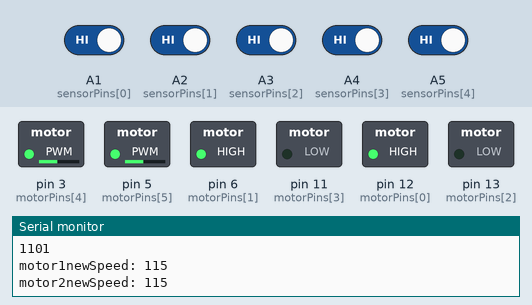
Simulated run of this sketch. Board: Arduino Uno, built with avr-gcc and run on an emulated ATmega328P. Shown: switched loads named in the sketch (green lamp = pin HIGH), the last lines printed to the serial monitor. The test bench sets the inputs (shaded band); at power-on: A1 (sensorPins[0]), A2 (sensorPins[1]), A3 (sensorPins[2]), A4 (sensorPins[3]), A5 (sensorPins[4]) HIGH.

Above: at 1.2 s.
1.3 s: A1 (sensorPins[0]) driven LOW
4.0 s: A1 (sensorPins[0]) driven HIGH
At 5.6 s:
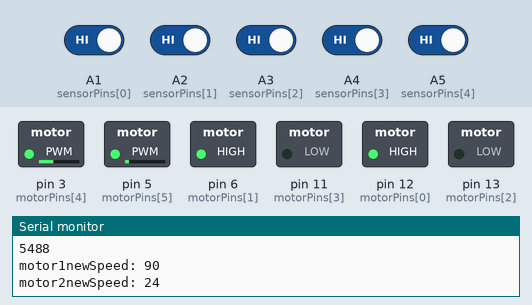
5.9 s: A3 (sensorPins[2]) driven LOW
At 6.3 s:
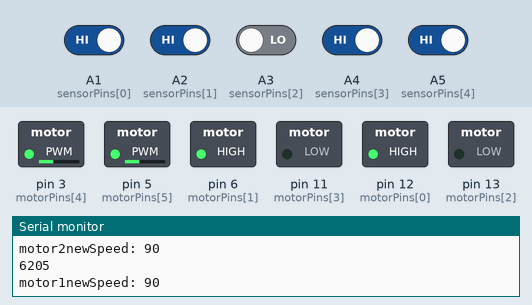
7.4 s: A2 (sensorPins[1]) driven LOW
At 8.0 s:
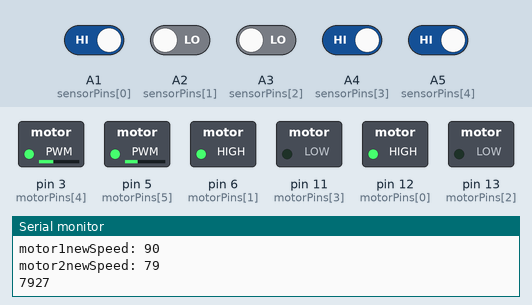
8.9 s: A1 (sensorPins[0]) driven LOW
At 10.1 s:
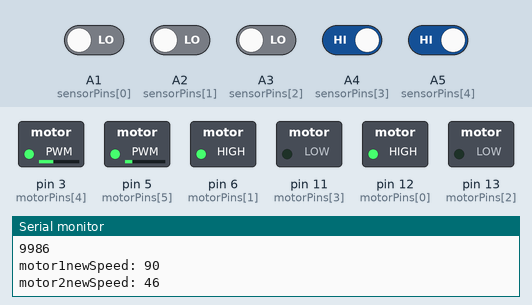
10.4 s: A4 (sensorPins[3]) driven LOW
Timing chart, 0 to 16.2 s (numbered marks = the images above; inputs shaded):
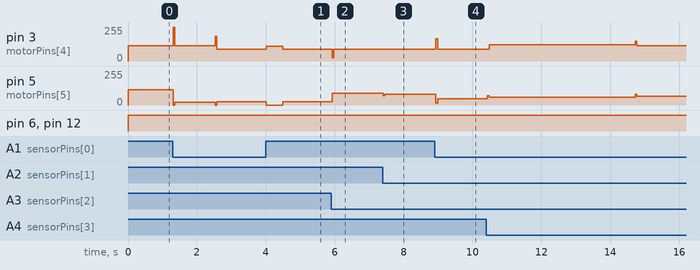

The sketch:

codechinh.ino
```cpp
//{233, 215, 197, 179, 143};
float pTerm, iTerm, dTerm;
int error, previousError;
float kp, ki, kd;
float output;
int integral, derivative;
int motor1newSpeed;
int motor2newSpeed;

int sensorPins[5] = {A1, A2, A3, A4, A5};
int motorPins[6] = {12, 6, 13, 11, 3, 5};
int s;// max 120
int motor1Speed; //Default r
int motor2Speed; //Default l
unsigned long previousTime = 0;
unsigned long interval = 65000;  // Khoảng thời gian 1 giây (1000ms)
int a=0;

void setup() {
  for (int i = 0; i < 5; i++) {
    pinMode(sensorPins[i], INPUT_PULLUP);
  }

  for (int i = 0; i < 6; i++) {
    pinMode(motorPins[i], OUTPUT);
  }


  Serial.begin(9600);
}


void calculateError() {
  int sensorValues[5];
  sensorValues[0] = digitalRead(A1);
  sensorValues[1] = digitalRead(A2);
  sensorValues[2] = digitalRead(A3);
  sensorValues[3] = digitalRead(A4);
  sensorValues[4] = digitalRead(A5);

  int errorValues[13][5] = {
    {0, 1, 1, 1, 1},   // 6
    {0, 0, 1, 1, 1},   // 5
    {0, 0, 0, 1, 1},   // 4
    {0, 0, 0, 0, 1},   // 3
    {1, 0, 1, 1, 1},   // 2
    {1, 0, 0, 1, 1},   // 1
    {1, 1, 0, 1, 1},   // 0
    {1, 1, 0, 0, 1},   // -1
    {1, 1, 1, 0, 1},   // -2
    {1, 0, 0, 0, 0},   // -3
    {1, 1, 0, 0, 0},   // -4
    {1, 1, 1, 0, 0},   // -5
    {1, 1, 1, 1, 0},   // -6  100 30
  };

  for (int i = 0; i < 13; i++) {
    bool match = true;
    for (int j = 0; j < 5; j++) {
      if (sensorValues[j] != errorValues[i][j]) {
        match = false;
        break;
      }
    }
    if (match) {
      error = i - 6;
      break;
    }
  }
}
void pidCalculations()  {
  pTerm = kp * error;
  integral += error;
  iTerm = ki * integral;
  derivative = error - previousError;
  dTerm = kd * derivative;
  output  = pTerm + iTerm + dTerm;
  previousError = error;
}

void changeMotorSpeed() {
  unsigned long currentTime = millis();
  if (currentTime - previousTime >= interval) {
    previousTime = currentTime;  // Cập nhật thời điểm trước đó
    a=0;
  }
  if(currentTime<14700&&currentTime>2500){

    s=90;
    kp = 11; ki = 0; kd = 11;
  }
  else {
    kp = 16; ki = 0; kd = 16;
    s=115;
  }
  motor1Speed = s;
  motor2Speed = s;
  Serial.println(currentTime);
  // Kiểm tra nếu tất cả giá trị đọc từ cảm biến là 0
  if ((digitalRead(A1) == 0) && (digitalRead(A2) == 0) && (digitalRead(A3) == 0) && (digitalRead(A4) == 0) && (digitalRead(A5) == 0)) {
    // Tắt động cơ bằng cách gán tốc độ đầu ra là 0 và đảo chiều quay
    analogWrite(3, 0);
    analogWrite(5, 0);
    digitalWrite(12, 0);
    digitalWrite(6, 0);
    digitalWrite(13, 0);
    digitalWrite(11, 0);
  } else if ((digitalRead(A1) == 1) && (digitalRead(A2) == 1) && (digitalRead(A3) == 1) && (digitalRead(A4) == 1) && (digitalRead(A5) == 1)&&a<10&&currentTime>2000) {
    analogWrite(3, 110);
    analogWrite(5, 0);
    digitalWrite(12, 1);
    digitalWrite(6, 1);
    digitalWrite(13, 0);
    digitalWrite(11, 0);
    a++;
    a=a;
  }
   else {
    // Change motor speed of both motors accordingly
    motor2newSpeed = motor2Speed + output;
    motor1newSpeed = motor1Speed - output;

    int speedThresholds[] = {156, 145, 134, 101, 112};//108
    // Vòng lặp để kiểm tra và điều chỉnh lại tốc độ động cơ nếu nó trùng với một ngưỡng
    for (int i = 0; i < sizeof(speedThresholds) / sizeof(speedThresholds[0]); i++) {
      if (motor1newSpeed == speedThresholds[i]) {
        motor1newSpeed = s;
      }
      if (motor2newSpeed == speedThresholds[i]) {
        motor2newSpeed = s;
      }
    }
    int speedThresholds1[] = {211, 195, 179, 163, 131, 147};
    // Vòng lặp để kiểm tra và điều chỉnh lại tốc độ động cơ nếu nó trùng với một ngưỡng
    for (int i = 0; i < sizeof(speedThresholds1) / sizeof(speedThresholds1[0]); i++) {
      if (motor1newSpeed == speedThresholds1[i]) {
        motor1newSpeed = s;
      }
      if (motor2newSpeed == speedThresholds1[i]) {
        motor2newSpeed = s;
      }
    }
    // Constrain the new speed of motors to be between the range 0-255
    motor2newSpeed = constrain(motor2newSpeed, 0, 255);
    motor1newSpeed = constrain(motor1newSpeed, 0, 255);
    // Set new speed and run motors in the forward direction
    analogWrite(5, motor2newSpeed);
    analogWrite(3, motor1newSpeed);
    digitalWrite(12, 1);
    digitalWrite(6, 1);
    digitalWrite(13, 0);
    digitalWrite(11, 0);
  }
}


void  loop() {
  calculateError();
  pidCalculations();
  changeMotorSpeed();
  Serial.print("motor1newSpeed: ");
  Serial.println(motor1newSpeed);
  Serial.print("motor2newSpeed: ");
  Serial.println(motor2newSpeed);

  //delay(1000);
}
```

Measured:
- after the input at 4.0 s, pin 3 (motorPins[4]): 90/255 → 110/255 at once, → 90/255 0.48 s later; pin 5 (motorPins[5]): 24/255 → 0/255 at once, → 24/255 0.48 s later
- after the input at 5.9 s, pin 3 (motorPins[4]): 90/255 → 24/255 at once, → 90/255 0.05 s later; pin 5 (motorPins[5]): 24/255 → 90/255 at once
- after the input at 7.4 s, pin 5 (motorPins[5]): 90/255 → 79/255 at once
- after the input at 8.9 s, pin 3 (motorPins[4]): 90/255 → 167/255 at once, → 90/255 0.05 s later; pin 5 (motorPins[5]): 79/255 → 46/255 at once
